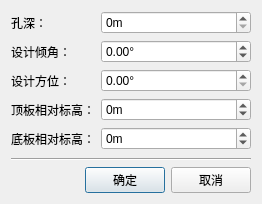
<?xml version="1.0" encoding="UTF-8"?>
<ui version="4.0">
 <class>Dialog</class>
 <widget class="QDialog" name="Dialog">
  <property name="geometry">
   <rect>
    <x>0</x>
    <y>0</y>
    <width>262</width>
    <height>204</height>
   </rect>
  </property>
  <property name="minimumSize">
   <size>
    <width>262</width>
    <height>204</height>
   </size>
  </property>
  <property name="maximumSize">
   <size>
    <width>262</width>
    <height>204</height>
   </size>
  </property>
  <property name="windowTitle">
   <string>Dialog</string>
  </property>
  <property name="layoutDirection">
   <enum>Qt::LeftToRight</enum>
  </property>
  <layout class="QVBoxLayout" name="verticalLayout">
   <item>
    <layout class="QFormLayout" name="formLayout">
     <item row="0" column="0">
      <widget class="QLabel" name="label">
       <property name="layoutDirection">
        <enum>Qt::RightToLeft</enum>
       </property>
       <property name="text">
        <string>孔深：</string>
       </property>
      </widget>
     </item>
     <item row="0" column="1">
      <widget class="QSpinBox" name="spinBox_deep">
       <property name="suffix">
        <string>m</string>
       </property>
       <property name="maximum">
        <number>999999999</number>
       </property>
       <property name="singleStep">
        <number>6</number>
       </property>
      </widget>
     </item>
     <item row="1" column="0">
      <widget class="QLabel" name="label_2">
       <property name="text">
        <string>设计倾角：</string>
       </property>
      </widget>
     </item>
     <item row="1" column="1">
      <widget class="QDoubleSpinBox" name="doubleSpinBox_designAngle">
       <property name="suffix">
        <string>°</string>
       </property>
       <property name="minimum">
        <double>-30.000000000000000</double>
       </property>
       <property name="maximum">
        <double>30.000000000000000</double>
       </property>
      </widget>
     </item>
     <item row="2" column="0">
      <widget class="QLabel" name="label_3">
       <property name="text">
        <string>设计方位：</string>
       </property>
      </widget>
     </item>
     <item row="2" column="1">
      <widget class="QDoubleSpinBox" name="doubleSpinBox_designDirction">
       <property name="suffix">
        <string>°</string>
       </property>
       <property name="maximum">
        <double>360.000000000000000</double>
       </property>
      </widget>
     </item>
     <item row="3" column="0">
      <widget class="QLabel" name="label_4">
       <property name="text">
        <string>顶板相对标高：</string>
       </property>
      </widget>
     </item>
     <item row="3" column="1">
      <widget class="QSpinBox" name="spinBox_top">
       <property name="suffix">
        <string>m</string>
       </property>
       <property name="minimum">
        <number>-300</number>
       </property>
       <property name="maximum">
        <number>300</number>
       </property>
       <property name="singleStep">
        <number>6</number>
       </property>
      </widget>
     </item>
     <item row="4" column="0">
      <widget class="QLabel" name="label_5">
       <property name="text">
        <string>底板相对标高：</string>
       </property>
      </widget>
     </item>
     <item row="4" column="1">
      <widget class="QSpinBox" name="spinBox_bottom">
       <property name="suffix">
        <string>m</string>
       </property>
       <property name="minimum">
        <number>-300</number>
       </property>
       <property name="maximum">
        <number>300</number>
       </property>
       <property name="singleStep">
        <number>6</number>
       </property>
      </widget>
     </item>
    </layout>
   </item>
   <item>
    <widget class="Line" name="line">
     <property name="orientation">
      <enum>Qt::Horizontal</enum>
     </property>
    </widget>
   </item>
   <item>
    <layout class="QHBoxLayout" name="horizontalLayout">
     <item>
      <spacer name="horizontalSpacer">
       <property name="orientation">
        <enum>Qt::Horizontal</enum>
       </property>
       <property name="sizeHint" stdset="0">
        <size>
         <width>40</width>
         <height>20</height>
        </size>
       </property>
      </spacer>
     </item>
     <item>
      <widget class="QPushButton" name="pushButton_OK">
       <property name="text">
        <string>确定</string>
       </property>
      </widget>
     </item>
     <item>
      <widget class="QPushButton" name="pushButton_Cancel">
       <property name="text">
        <string>取消</string>
       </property>
      </widget>
     </item>
    </layout>
   </item>
  </layout>
 </widget>
 <resources/>
 <connections/>
</ui>
